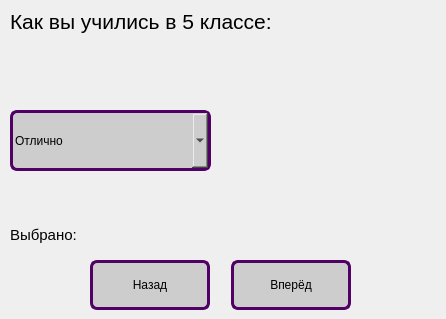
<?xml version="1.0" encoding="UTF-8"?>
<ui version="4.0">
 <class>MainWindow</class>
 <widget class="QMainWindow" name="MainWindow">
  <property name="geometry">
   <rect>
    <x>0</x>
    <y>0</y>
    <width>446</width>
    <height>319</height>
   </rect>
  </property>
  <property name="minimumSize">
   <size>
    <width>446</width>
    <height>319</height>
   </size>
  </property>
  <property name="maximumSize">
   <size>
    <width>446</width>
    <height>319</height>
   </size>
  </property>
  <property name="windowTitle">
   <string>MainWindow</string>
  </property>
  <widget class="QWidget" name="centralwidget">
   <widget class="QLabel" name="label_task">
    <property name="geometry">
     <rect>
      <x>10</x>
      <y>6</y>
      <width>351</width>
      <height>31</height>
     </rect>
    </property>
    <property name="font">
     <font>
      <family>Segoe UI</family>
      <pointsize>16</pointsize>
     </font>
    </property>
    <property name="text">
     <string>Как вы учились в 5 классе:</string>
    </property>
   </widget>
   <widget class="QLabel" name="label_img">
    <property name="geometry">
     <rect>
      <x>230</x>
      <y>42</y>
      <width>200</width>
      <height>191</height>
     </rect>
    </property>
    <property name="text">
     <string/>
    </property>
   </widget>
   <widget class="QLabel" name="label_selected">
    <property name="geometry">
     <rect>
      <x>10</x>
      <y>220</y>
      <width>311</width>
      <height>31</height>
     </rect>
    </property>
    <property name="font">
     <font>
      <family>Tahoma</family>
      <pointsize>11</pointsize>
      <weight>9</weight>
      <italic>false</italic>
      <bold>false</bold>
     </font>
    </property>
    <property name="styleSheet">
     <string notr="true">
                
font: 75 11pt &quot;Tahoma&quot;;</string>
    </property>
    <property name="text">
     <string>&lt;html&gt;&lt;head/&gt;&lt;body&gt;&lt;p&gt;Выбрано:&lt;/p&gt;&lt;/body&gt;&lt;/html&gt;</string>
    </property>
   </widget>
   <widget class="QPushButton" name="btn_back">
    <property name="geometry">
     <rect>
      <x>90</x>
      <y>260</y>
      <width>120</width>
      <height>50</height>
     </rect>
    </property>
    <property name="font">
     <font>
      <family>Tahoma</family>
      <pointsize>9</pointsize>
      <weight>9</weight>
      <italic>false</italic>
      <bold>false</bold>
     </font>
    </property>
    <property name="styleSheet">
     <string notr="true">border: 3px solid #510066;
                    border-radius: 7px;
                    background: #CDCDCD;
                
font: 75 9.4pt &quot;Tahoma&quot;;</string>
    </property>
    <property name="text">
     <string>Назад</string>
    </property>
   </widget>
   <widget class="QPushButton" name="btn_next">
    <property name="geometry">
     <rect>
      <x>231</x>
      <y>260</y>
      <width>120</width>
      <height>50</height>
     </rect>
    </property>
    <property name="font">
     <font>
      <family>Tahoma</family>
      <pointsize>9</pointsize>
      <weight>9</weight>
      <italic>false</italic>
      <bold>false</bold>
     </font>
    </property>
    <property name="styleSheet">
     <string notr="true">border: 3px solid #510066;
                    border-radius: 7px;
                    background: #CDCDCD;
                
font: 75 9.4pt &quot;Tahoma&quot;;</string>
    </property>
    <property name="text">
     <string>Вперёд</string>
    </property>
   </widget>
   <widget class="QComboBox" name="comboBox">
    <property name="geometry">
     <rect>
      <x>10</x>
      <y>110</y>
      <width>201</width>
      <height>61</height>
     </rect>
    </property>
    <property name="font">
     <font>
      <family>Tahoma</family>
      <pointsize>9</pointsize>
      <weight>9</weight>
      <italic>false</italic>
      <bold>false</bold>
     </font>
    </property>
    <property name="styleSheet">
     <string notr="true">border: 3px solid #510066;
                    border-radius: 7px;
                    background: #CDCDCD;
                
font: 75 9.4pt &quot;Tahoma&quot;;</string>
    </property>
    <item>
     <property name="text">
      <string>Отлично</string>
     </property>
    </item>
    <item>
     <property name="text">
      <string>Хорошо</string>
     </property>
    </item>
    <item>
     <property name="text">
      <string>Удовлетворительно</string>
     </property>
    </item>
    <item>
     <property name="text">
      <string>Неудовлетворительно</string>
     </property>
    </item>
   </widget>
  </widget>
 </widget>
 <resources/>
 <connections/>
</ui>
